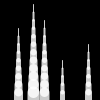
Frame 1 (no input)
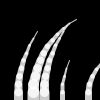
Frame 60 (the mouse pressed at the canvas centre just before this capture)
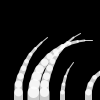
Frame 120 (the mouse held since frame 60 and released just before this capture)

The Processing sketch that drew these frames (run headless with seeded random() and noise(); from frame 60 on, the mouse is pressed at the canvas centre):

// Processing sketch: Ex_07
// ── Ex_07.pde
float inc = 0.0;

void setup() {
  size(100, 100);
  stroke(255, 204);
  smooth();
}

void draw() {
  background(0);
  inc += 0.01;
  float angle = sin(inc) / 10.0 + sin(inc * 1.2) / 20.0;
  tail(18, 9, angle / 1.3);
  tail(33, 12, angle);
  tail(44, 10, angle / 1.3);
  tail(62, 5, angle);
  tail(88, 7, angle*2);
}
void tail(int x, int units, float angle) {
  pushMatrix();
  translate(x, 100);
  for (int i = units; i > 0; i--) {
    strokeWeight(i);
    line(0, 0, 0, -8);
    translate(0, -8);
    rotate(angle);
  }
  popMatrix();
}
